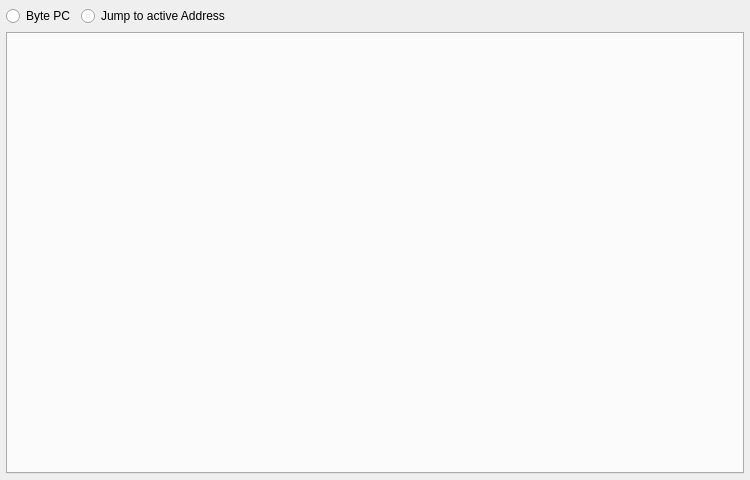
<?xml version="1.0" encoding="UTF-8"?>
<ui version="4.0">
 <class>McuMonitor</class>
 <widget class="QDialog" name="McuMonitor">
  <property name="geometry">
   <rect>
    <x>0</x>
    <y>0</y>
    <width>750</width>
    <height>480</height>
   </rect>
  </property>
  <property name="minimumSize">
   <size>
    <width>650</width>
    <height>380</height>
   </size>
  </property>
  <property name="windowTitle">
   <string notr="true">Dialog</string>
  </property>
  <layout class="QVBoxLayout" name="verticalLayout">
   <property name="leftMargin">
    <number>6</number>
   </property>
   <property name="topMargin">
    <number>6</number>
   </property>
   <property name="rightMargin">
    <number>6</number>
   </property>
   <property name="bottomMargin">
    <number>6</number>
   </property>
   <item>
    <layout class="QHBoxLayout" name="horizontalLayout">
     <property name="sizeConstraint">
      <enum>QLayout::SetDefaultConstraint</enum>
     </property>
     <property name="leftMargin">
      <number>0</number>
     </property>
     <item>
      <widget class="QRadioButton" name="byteButton">
       <property name="sizePolicy">
        <sizepolicy hsizetype="Fixed" vsizetype="Fixed">
         <horstretch>0</horstretch>
         <verstretch>0</verstretch>
        </sizepolicy>
       </property>
       <property name="minimumSize">
        <size>
         <width>0</width>
         <height>0</height>
        </size>
       </property>
       <property name="maximumSize">
        <size>
         <width>80</width>
         <height>16777215</height>
        </size>
       </property>
       <property name="locale">
        <locale language="C" country="AnyCountry"/>
       </property>
       <property name="text">
        <string>Byte PC</string>
       </property>
       <property name="autoExclusive">
        <bool>false</bool>
       </property>
      </widget>
     </item>
     <item>
      <widget class="QRadioButton" name="jumpButton">
       <property name="sizePolicy">
        <sizepolicy hsizetype="MinimumExpanding" vsizetype="Fixed">
         <horstretch>0</horstretch>
         <verstretch>0</verstretch>
        </sizepolicy>
       </property>
       <property name="minimumSize">
        <size>
         <width>1</width>
         <height>0</height>
        </size>
       </property>
       <property name="text">
        <string>Jump to active Address</string>
       </property>
       <property name="autoExclusive">
        <bool>false</bool>
       </property>
      </widget>
     </item>
    </layout>
   </item>
   <item>
    <widget class="QTabWidget" name="tabWidget">
     <property name="currentIndex">
      <number>-1</number>
     </property>
    </widget>
   </item>
  </layout>
 </widget>
 <resources/>
 <connections/>
</ui>
